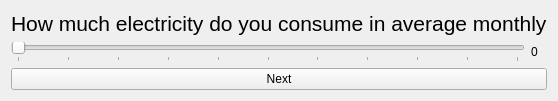
                  <widget class="QWidget" name="tab_16">
                   <attribute name="title">
                    <string>Question 3</string>
                   </attribute>
                   <layout class="QGridLayout" name="gridLayout_8">
                    <item row="0" column="0">
                     <layout class="QVBoxLayout" name="verticalLayout_8">
                      <item>
                       <widget class="QLabel" name="label_25">
                        <property name="text">
                         <string>&lt;html&gt;&lt;head/&gt;&lt;body&gt;&lt;p&gt;&lt;span style=&quot; font-size:16pt;&quot;&gt;How much electricity do you consume in average monthly&lt;/span&gt;&lt;/p&gt;&lt;/body&gt;&lt;/html&gt;</string>
                        </property>
                       </widget>
                      </item>
                      <item>
                       <layout class="QHBoxLayout" name="horizontalLayout_4">
                        <item>
                         <widget class="QSlider" name="horizontalSlider_4">
                          <property name="maximum">
                           <number>10</number>
                          </property>
                          <property name="singleStep">
                           <number>1</number>
                          </property>
                          <property name="orientation">
                           <enum>Qt::Horizontal</enum>
                          </property>
                          <property name="tickPosition">
                           <enum>QSlider::TicksBelow</enum>
                          </property>
                          <property name="tickInterval">
                           <number>1</number>
                          </property>
                         </widget>
                        </item>
                        <item>
                         <widget class="QLabel" name="label_26">
                          <property name="minimumSize">
                           <size>
                            <width>16</width>
                            <height>0</height>
                           </size>
                          </property>
                          <property name="text">
                           <string>0</string>
                          </property>
                         </widget>
                        </item>
                       </layout>
                      </item>
                      <item>
                       <widget class="QPushButton" name="buttonNextTransport3">
                        <property name="text">
                         <string>Next</string>
                        </property>
                       </widget>
                      </item>
                     </layout>
                    </item>
                   </layout>
                  </widget>
